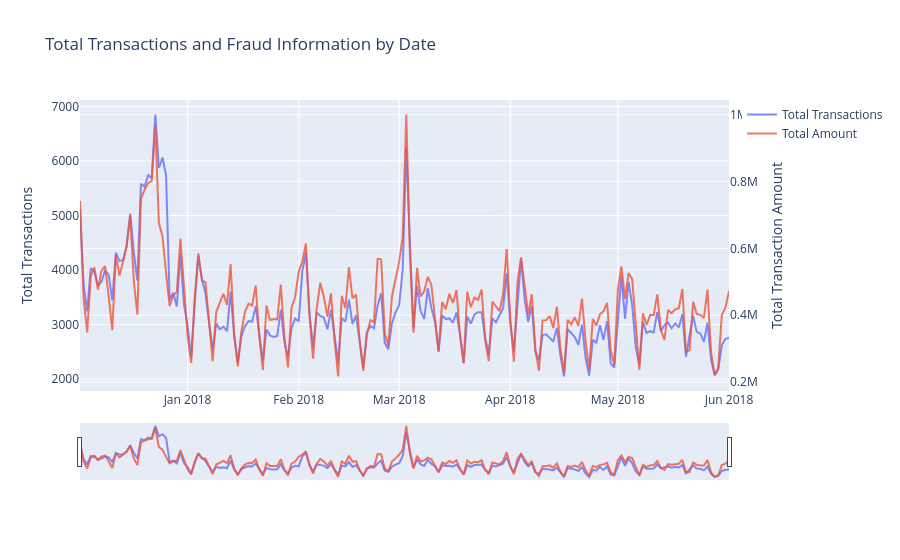

This figure's notebook cell:
### Markdown cell above
### Transactions and total amount by date (interactive plotly chart)

### Code cell
dates_temp = df_trans.groupby(df_trans.Date.dt.date)['TransactionAmt'].count().reset_index()
dates_temp_sum = df_trans.groupby(df_trans.Date.dt.date)['TransactionAmt'].sum().reset_index()

fig = go.Figure()
fig.add_trace(go.Scatter(x=dates_temp['Date'], y=dates_temp['TransactionAmt'],
                          name='Total Transactions', opacity=0.8))
fig.add_trace(go.Scatter(x=dates_temp_sum['Date'], y=dates_temp_sum['TransactionAmt'],
                          name='Total Amount', opacity=0.8, yaxis='y2'))

fig.update_layout(
    title="Total Transactions and Fraud Information by Date",
    xaxis=dict(rangeslider=dict(visible=True), type='date'),
    yaxis=dict(title='Total Transactions'),
    yaxis2=dict(overlaying='y', anchor='x', side='right', title='Total Transaction Amount')
)
fig.show()

### Figure 1 — Plotly figure (JSON) as saved in the notebook; plotly's stock layout.template omitted (floating-point values rounded to 4 significant figures; data arrays with more than 128 entries replaced by an {"elided": "..."} marker saying what was removed)
{"data": [{"name": "Total Transactions", "opacity": 0.8, "type": "scatter", "x": {"elided": "182 str values"}, "y": {"elided": "182 int values"}}, {"name": "Total Amount", "opacity": 0.8, "type": "scatter", "x": {"elided": "182 str values"}, "y": {"elided": "182 float values"}, "yaxis": "y2"}], "layout": {"autosize": true, "title": {"text": "Total Transactions and Fraud Information by Date"}, "xaxis": {"autorange": true, "range": ["2017-12-02", "2018-06-01"], "rangeslider": {"autorange": true, "range": ["2017-12-02", "2018-06-01"], "visible": true, "yaxis": {"_template": null, "rangemode": "match"}, "yaxis2": {"_template": null, "rangemode": "match"}}, "type": "date"}, "yaxis": {"autorange": true, "range": [1781.0, 7119.0], "title": {"text": "Total Transactions"}, "type": "linear"}, "yaxis2": {"anchor": "x", "autorange": true, "overlaying": "y", "range": [173200.0, 1044000.0], "side": "right", "title": {"text": "Total Transaction Amount"}, "type": "linear"}}}
